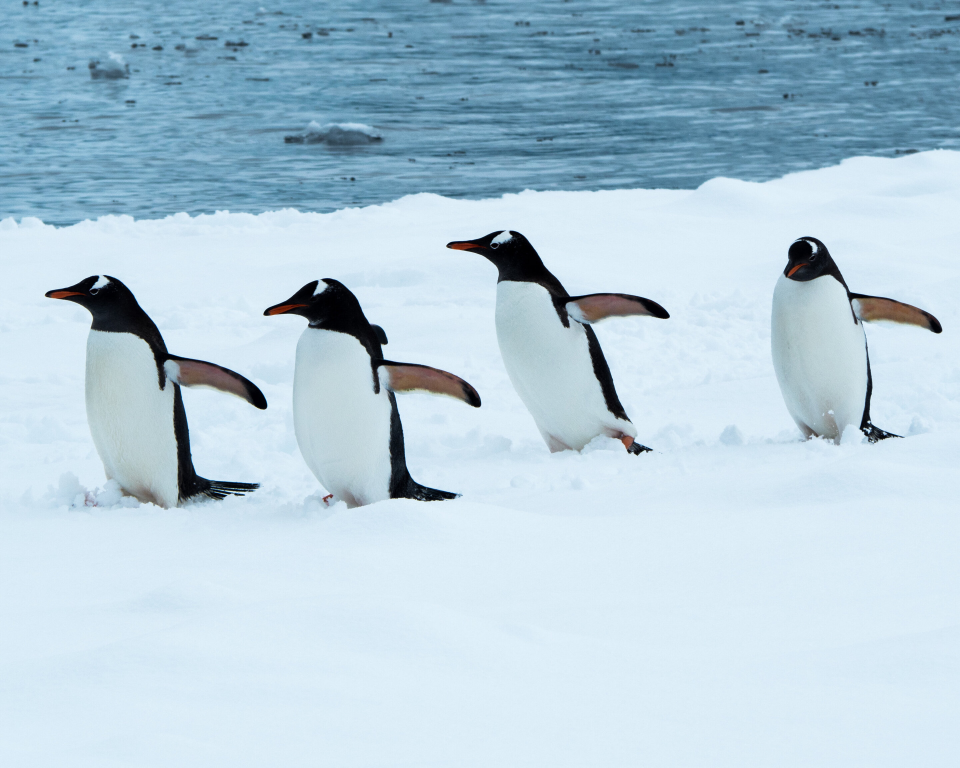
#> input picture lab1-2/penquin.jpg, 2880 x 2303 px (shown at 1/3 size)
$ python opencv_comma.py
#> lines starting #> are read from the running program, lines starting #| are printed output that depends on the picture
#!/usr/bin/python
# coding:utf-8

import cv2
import numpy as np

img = cv2.imread('penquin.jpg')
#> img is the input picture: shape (2303, 2880, 3); mean B, G, R 218.1, 203.7, 179.2

img1 = np.power(img/float(np.max(img)), 1/1.5)
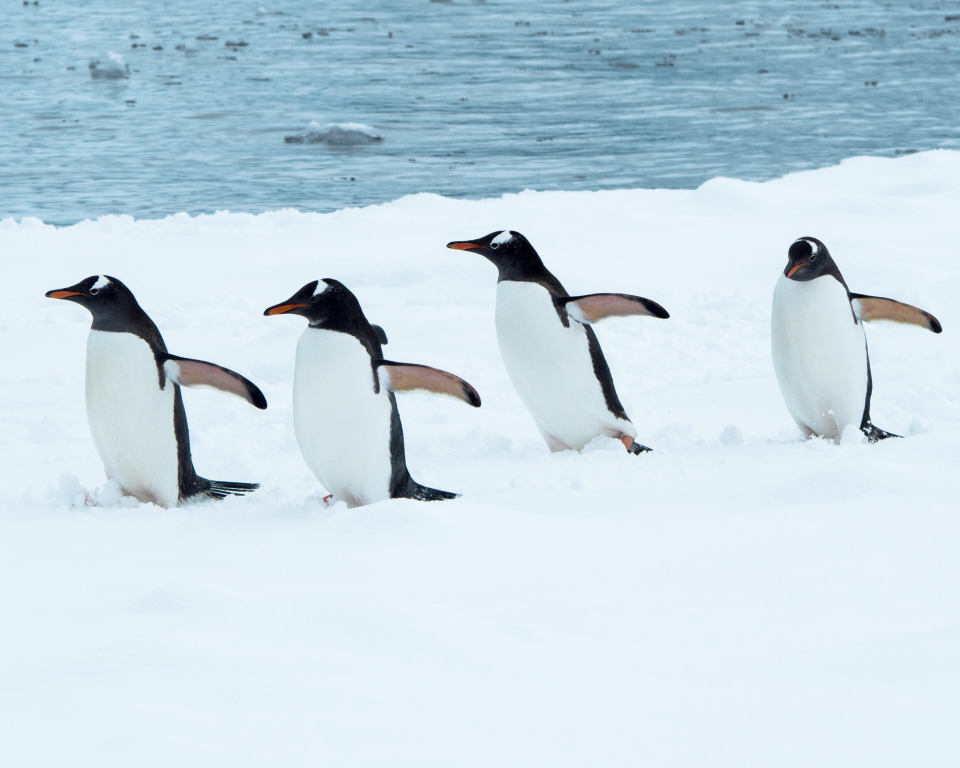
#> img1: shape (2303, 2880, 3) float64 (shown at 1/3 size); mean B, G, R 0.893, 0.852, 0.778
img2 = np.power(img/float(np.max(img)), 1.5)
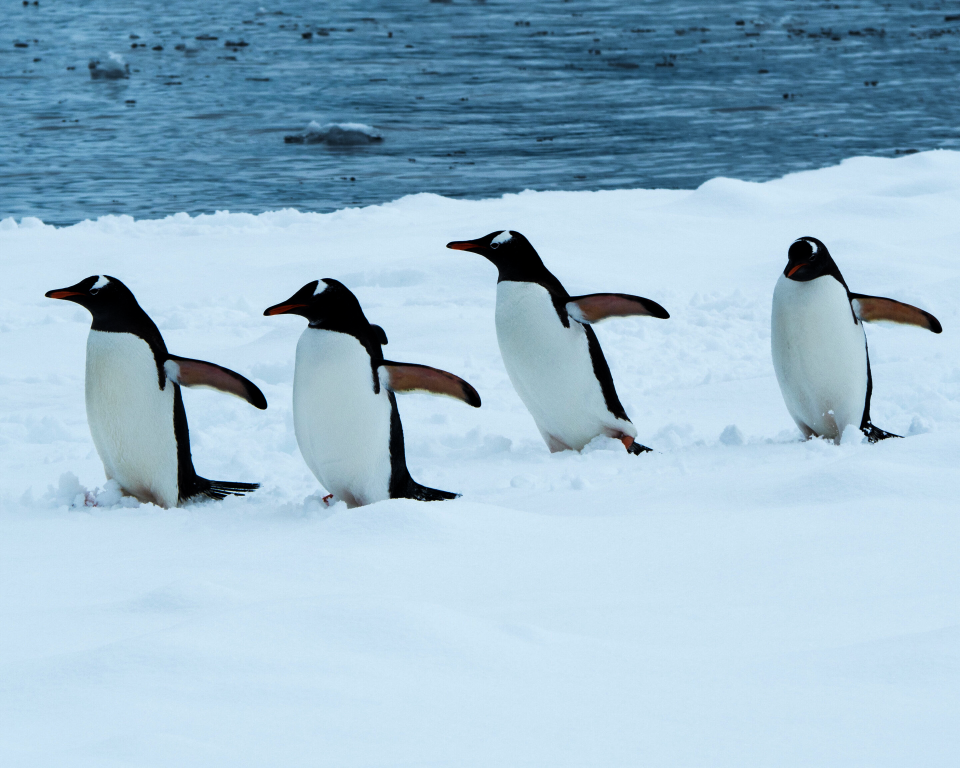
#> img2: shape (2303, 2880, 3) float64 (shown at 1/3 size); mean B, G, R 0.808, 0.733, 0.614
newimg_1 = cv2.resize(img, (600, 400))
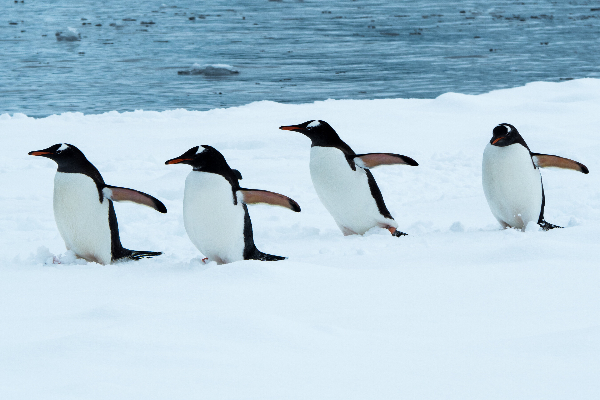
#> newimg_1: shape (400, 600, 3); mean B, G, R 218, 203.6, 179.1
newimg_2 = cv2.resize(img1, (600, 400))
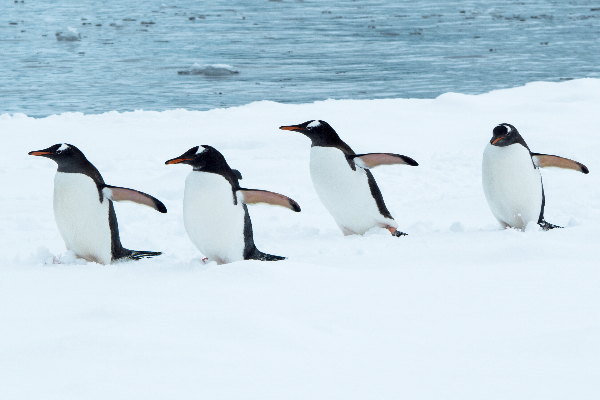
#> newimg_2: shape (400, 600, 3) float64; mean B, G, R 0.893, 0.852, 0.778
newimg_3 = cv2.resize(img2, (600, 400))
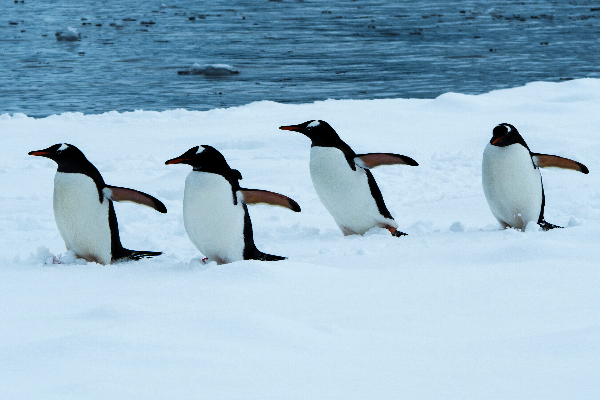
#> newimg_3: shape (400, 600, 3) float64; mean B, G, R 0.808, 0.733, 0.614

imghstack = np.hstack((newimg_3, newimg_2, newimg_1))
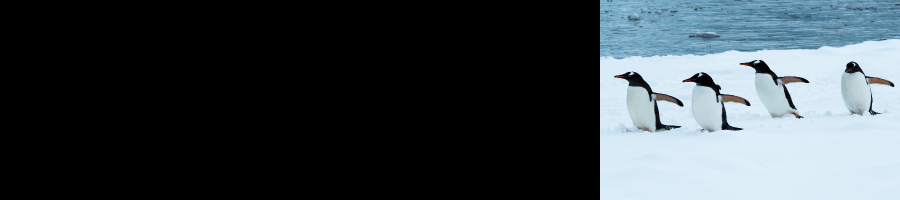
#> imghstack: shape (400, 1800, 3) float64 (shown at 1/2 size); mean B, G, R 73.2, 68.4, 60.2

cv2.namedWindow("imghstack")
cv2.imshow("imghstack",imghstack)
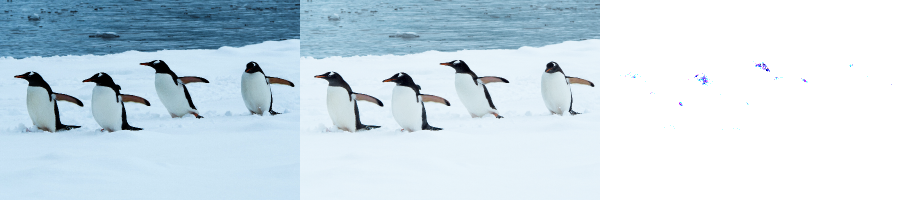
#> window 'imghstack': shape (400, 1800, 3) (shown at 1/2 size); mean B, G, R 229.2, 219.3, 202.9

if(cv2.waitKey(0)==27):
#> (key Esc is pressed here)
    cv2.destroyAllWindows()
